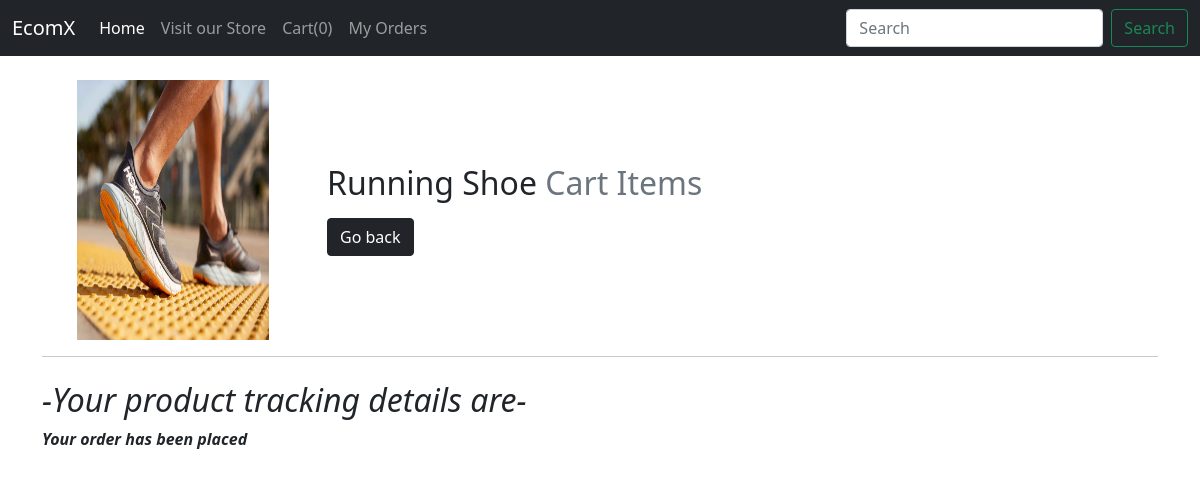
The app's page /shop/track_info/25 with its own data.
### shop/models.py (models this page shows, shortened)
class Order(models.Model):
    order_id = models.AutoField(primary_key=True)
    iurl = models.URLField(max_length=200, default=" ")
    iname = models.CharField(max_length=100)
    ipic = models.ImageField(upload_to = "orders", default = " ")
    email = models.EmailField(default=" ")
    password = models.CharField(max_length=100, default="")
    a1 = models.CharField(max_length=200, default="")
    a2 = models.CharField(max_length=200, default="")
    cod = models.BooleanField( default="False")

class update(models.Model):
    update_id = models.AutoField(primary_key=True)
    ord_id = models.IntegerField()
    update_desc = models.CharField(max_length=500)

### shop/views.py (the view)
# urls.py: path('track_info/<int:o_id>',views.track_info,name="track_info"),
def track_info(request, o_id):
    cart_items = Cart.objects.all()
    count = len(cart_items)
    print(o_id)
    print("Hello")
    t = Order.objects.filter(order_id=o_id).first()
    trac = update.objects.filter(ord_id=o_id)
    context = {'t': t, 'trac': trac, 'count': count}
    return render(request, 'shop/track_info.html', context)

### templates/shop/track_info.html (shortened to what this page needs)
<!doctype html>
<html lang="en">
<head>
  <link href="https://cdn.jsdelivr.net/npm/bootstrap@5.0.1/dist/css/bootstrap.min.css" rel="stylesheet"
>
</head>
<body>
  <nav class="navbar navbar-expand-lg navbar-dark bg-dark">
    <div class="container-fluid">
      <a class="navbar-brand" href="#">EcomX</a>
      <div class="collapse navbar-collapse" id="navbarSupportedContent">
        <ul class="navbar-nav me-auto mb-2 mb-lg-0">
          <li class="nav-item">
            <a class="nav-link active" aria-current="page" href="../shop">Home</a>
          </li>
          <li class="nav-item">
            <a class="nav-link" href="../men">Visit our Store</a>
          </li>
          <li class="nav-item">
            <a class="nav-link" href="../cart">Cart({{count}})</a>
          </li>
          <li class="nav-item">
            <a class="nav-link" href="tracker">My Orders</a>
          </li>
        </ul>
       <form action="search" method="POST" class="d-flex">
          <input name="query" class="form-control me-2" type="search" placeholder="Search" aria-label="Search">
          <button class="btn btn-outline-success" type="submit">Search</button>
        </form>
      </div>
    </div>
  </nav>
   <div class="container my-4">
        <div class="row featurette d-flex justify-content-center align-items-center">
        <div class="col-md-9 order-md-2 ">
          <h2 class="featurette-heading">{{t.iname}} <span class="text-muted">Cart Items</span></h2>
          <a href="../tracker"><button type="button" class="btn btn-dark">Go back</button>
          </a>
        </div>
        <div class="col-md-3 order-md-1  text-center">
        {% if t.ipic %}
          <img width="192" height="260" src="{{t.ipic.url}}" alt="">
        {% endif %}
        </div>
        </div>
    <hr class="featurette-divider">
  </div>
<div class="container my-4">
  <h2><em>-Your product tracking details are-</em></h2>
  {% for i in trac  %}
  <p><strong><em>{{i.update_desc}}</em></strong></p>
    {% endfor %}
</div>
</body>
</html>

### records on screen
Order: iname "Running Shoe", ipic (picture)
update: update_desc "Your order has been placed"

### other values on screen
{{ count }} "0"
